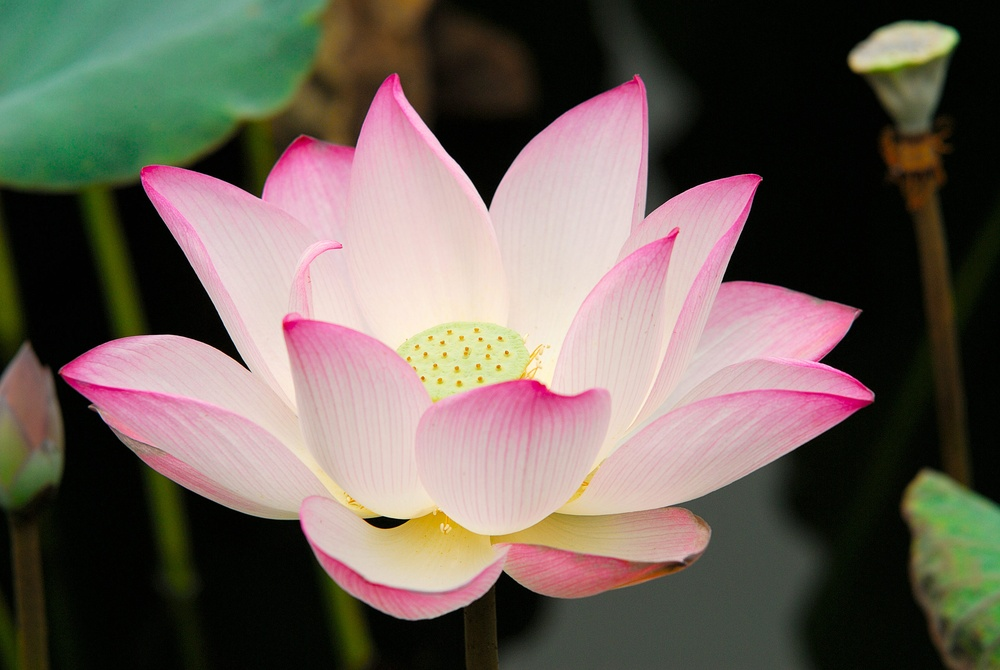
#> input picture 1207070056_Ichsan Nur Rachmad Yusuf/Jawaban Praktikum 7/lotus.jpg, 1000 x 670 px, shrunk from 2560 x 1714 before the run
$ python 'Jawaban Praktek Histogram 2.py'   (older library calls are emulated)
#> lines starting #> are read from the running program, lines starting #| are printed output that depends on the picture
import cv2
import numpy as np
from matplotlib import pyplot as plt

img = cv2.imread('lotus.jpg', 0)
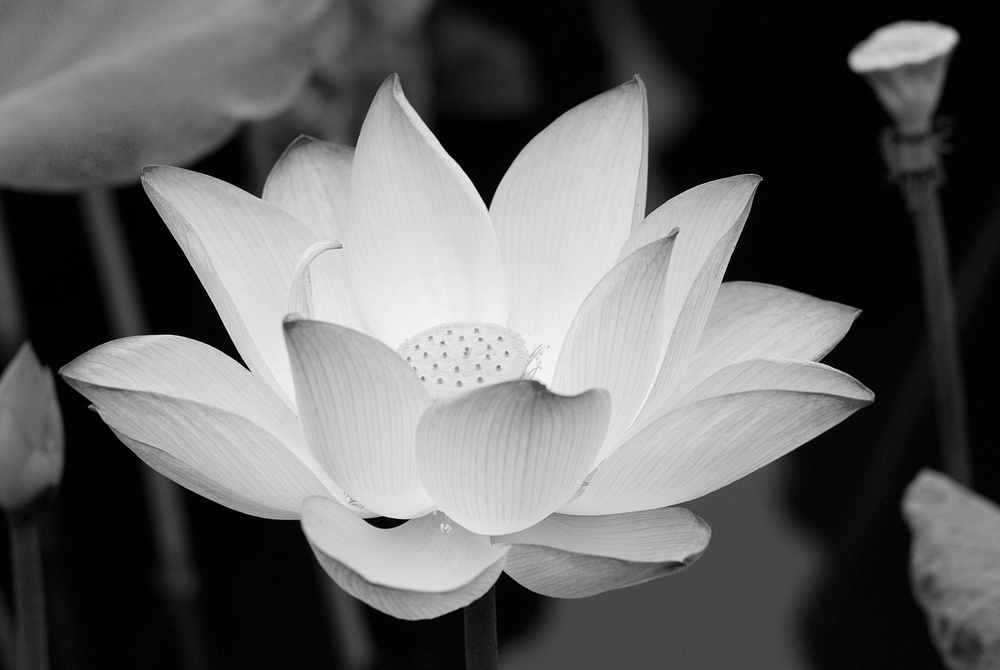
#> img: shape (670, 1000); min 0, max 251, mean 99.3

laplacian = cv2.Laplacian(img, cv2.CV_64F)
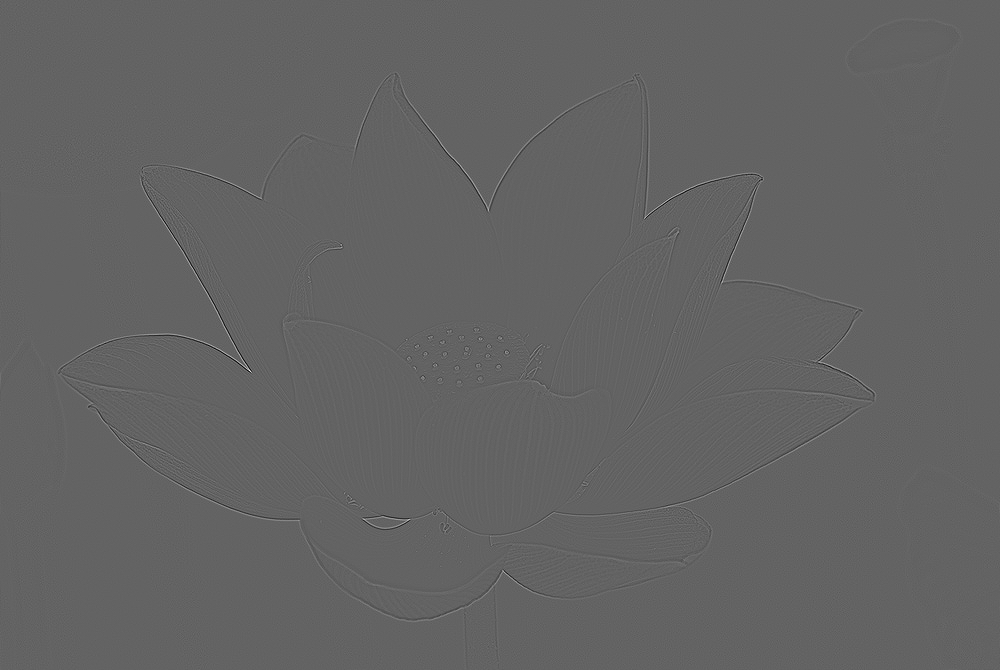
#> laplacian: shape (670, 1000) float64; min -292, max 457, mean 0; drawn with min black and max white

sobelx = cv2.Sobel(img, cv2.CV_64F, 1, 0, ksize=5)
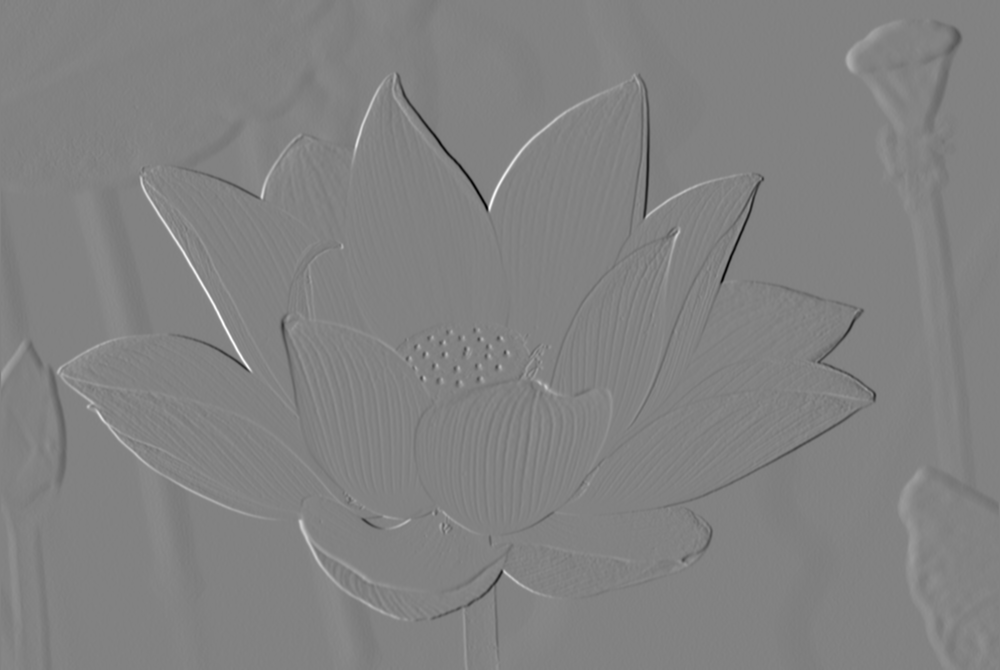
#> sobelx: shape (670, 1000) float64; min -9623, max 9213, mean -4.7; drawn with min black and max white
sobely = cv2.Sobel(img, cv2.CV_64F, 0, 1, ksize=5)
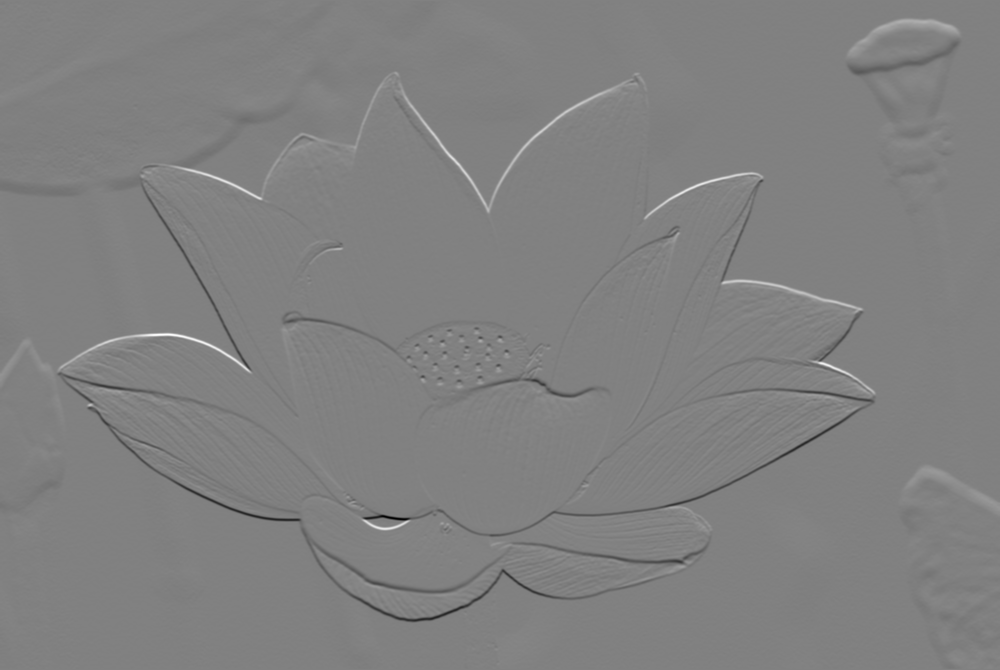
#> sobely: shape (670, 1000) float64; min -10507, max 10260, mean -3.9; drawn with min black and max white

plt.rcParams["figure.figsize"] = (12, 8)

fig, axs = plt.subplots(2, 3)

axs[0, 0].imshow(img, cmap='gray')
axs[0, 0].set_title('Original')
axs[0, 0].axis('off')

axs[1, 0].hist(img.ravel(), 256, [0, 256], color='blue')
axs[1, 0].set_title('Histogram - Original')

axs[0, 1].imshow(laplacian, cmap='gray')
axs[0, 1].set_title('Laplacian')
axs[0, 1].axis('off')

axs[1, 1].hist(laplacian.ravel(), 256, [0, 256], color='blue')
axs[1, 1].set_title('Histogram - Laplacian')

axs[0, 2].imshow(sobelx, cmap='gray')
axs[0, 2].set_title('Sobel X')
axs[0, 2].axis('off')

axs[1, 2].hist(sobelx.ravel(), 256, [0, 256], color='blue')
axs[1, 2].set_title('Histogram - Sobel X')

plt.subplots_adjust(wspace=0.5, hspace=0.5)

plt.show()
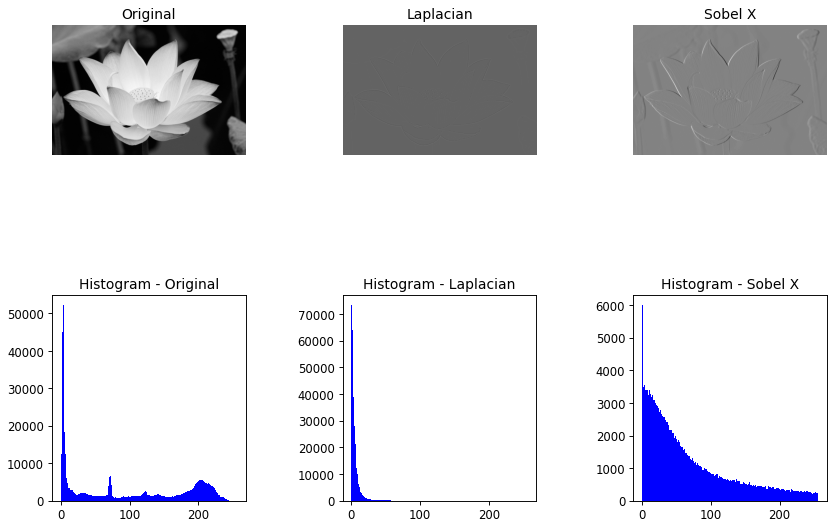
#> figure drawn by matplotlib, 6 panels; panel 4: tallest bar 52238 high, from x = 3 to 4; panel 5: tallest bar 73356 high, from x = 0 to 1; panel 6: tallest bar 6002 high, from x = 0 to 1

$ run again, with 1207070056_Ichsan Nur Rachmad Yusuf/Jawaban Praktikum 7/Sawah.jpeg copied over 1207070056_Ichsan Nur Rachmad Yusuf/Jawaban Praktikum 7/lotus.jpg
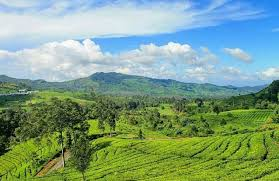
#> input picture 1207070056_Ichsan Nur Rachmad Yusuf/Jawaban Praktikum 7/Sawah.jpeg, 279 x 181 px
#> `img = cv2.imread('lotus.jpg', 0)`:
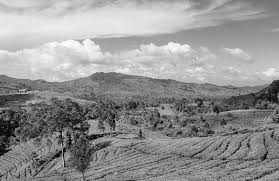
#> img: shape (181, 279); min 0, max 255, mean 147.5
#> `sobely = cv2.Sobel(img, cv2.CV_64F, 0, 1, ksize=5)`:
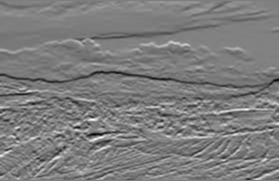
#> sobely: shape (181, 279) float64; min -6506, max 6657, mean -26; drawn with min black and max white
